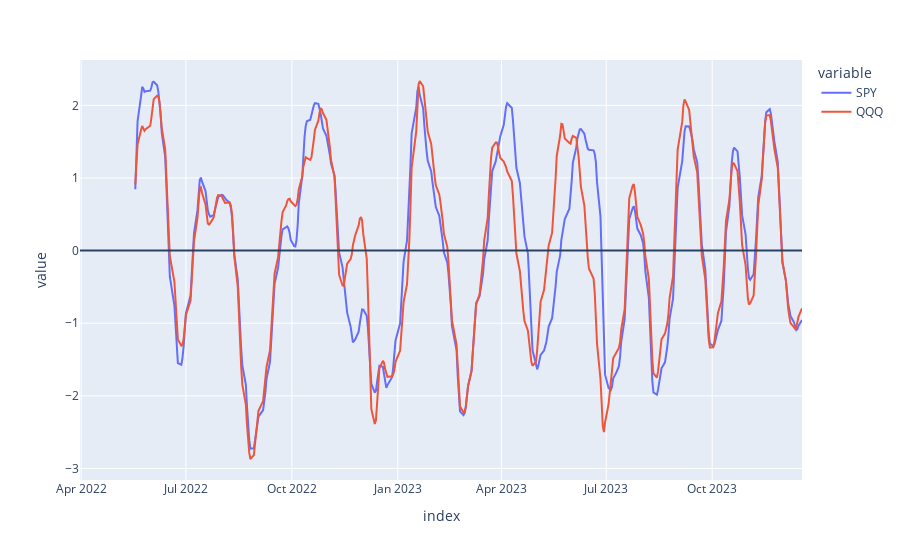

Notebook code cell kept with this figure:
### Code cell
px.line(data_frame=sector_diff_z['2022-03-04':][['SPY', 'QQQ']]).add_hline(0)

### Figure 1 — Plotly figure (JSON) as saved in the notebook; plotly's stock layout.template omitted (floating-point values rounded to 4 significant figures; data arrays with more than 128 entries replaced by an {"elided": "..."} marker saying what was removed)
{"data": [{"hovertemplate": "variable=SPY<br>index=%{x}<br>value=%{y}<extra></extra>", "legendgroup": "SPY", "line": {"color": "#636efa", "dash": "solid"}, "marker": {"symbol": "circle"}, "mode": "lines", "name": "SPY", "orientation": "v", "showlegend": true, "type": "scatter", "x": {"elided": "432 str values"}, "xaxis": "x", "y": {"elided": "432 float values"}, "yaxis": "y"}, {"hovertemplate": "variable=QQQ<br>index=%{x}<br>value=%{y}<extra></extra>", "legendgroup": "QQQ", "line": {"color": "#EF553B", "dash": "solid"}, "marker": {"symbol": "circle"}, "mode": "lines", "name": "QQQ", "orientation": "v", "showlegend": true, "type": "scatter", "x": {"elided": "432 str values"}, "xaxis": "x", "y": {"elided": "432 float values"}, "yaxis": "y"}], "layout": {"legend": {"title": {"text": "variable"}, "tracegroupgap": 0}, "margin": {"t": 60}, "shapes": [{"type": "line", "x0": 0, "x1": 1, "xref": "x domain", "y0": 0, "y1": 0, "yref": "y"}], "xaxis": {"anchor": "y", "domain": [0, 1], "title": {"text": "index"}}, "yaxis": {"anchor": "x", "domain": [0, 1], "title": {"text": "value"}}}}
